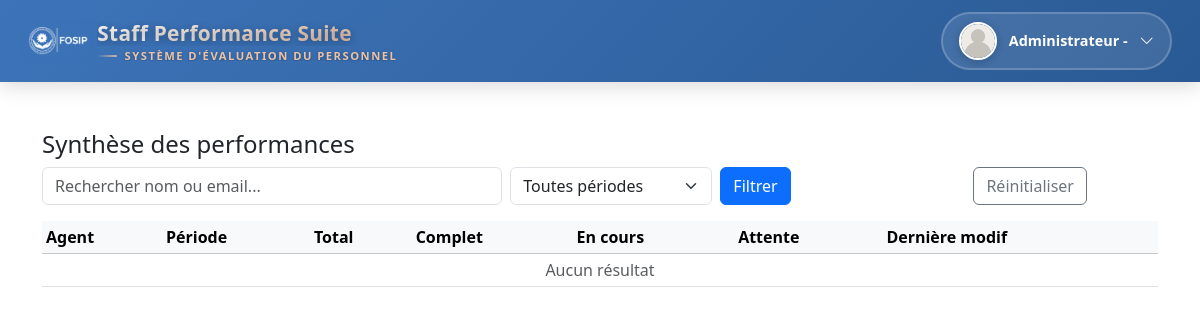
/pages/performances-summary.php?periode=2026-01 (signed in), run on an earlier commit of the app's database.
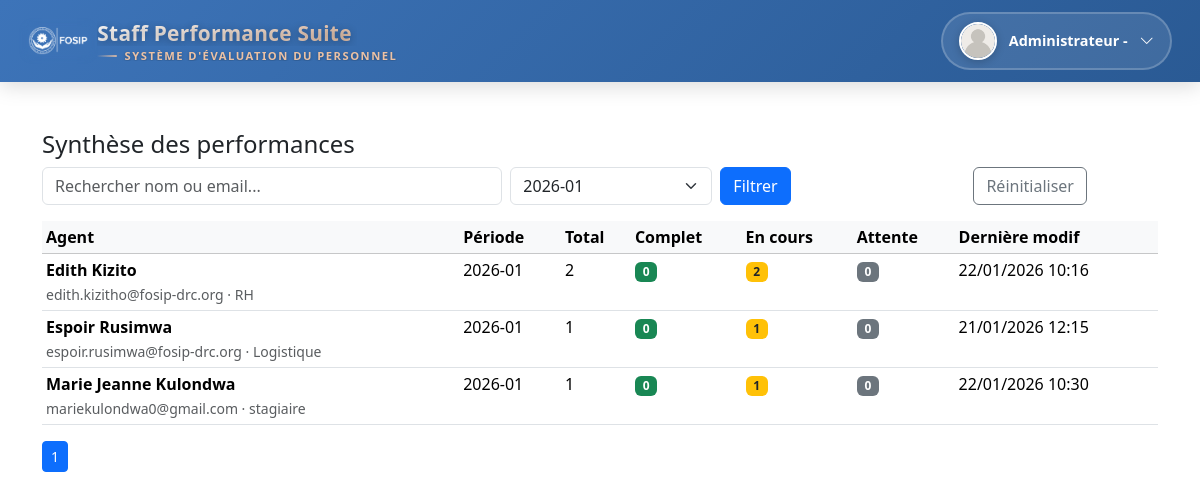
And on a later commit of the database.
### tables this page shows
CREATE TABLE `users` (
  `id` int NOT NULL,
  `nom` varchar(100) DEFAULT NULL,
  `post_nom` varchar(100) DEFAULT NULL,
  `email` varchar(100) DEFAULT NULL,
  `mot_de_passe` varchar(255) DEFAULT NULL,
  `role` enum('admin','staff','coordination','superviseur') NOT NULL,
  `fonction` varchar(100) DEFAULT NULL,
  `photo` varchar(255) DEFAULT NULL,
  `superviseur_id` int DEFAULT NULL
);

### pages/performances-summary.php (the view, shortened to what this page needs)
<?php
include('../includes/header.php');
function e($s) { return htmlspecialchars($s ?? '', ENT_QUOTES, 'UTF-8'); }
$q = $_GET['q'] ?? '';
$periode = $_GET['periode'] ?? '';
$page = max(1, intval($_GET['page'] ?? 1));
$perPage = 20;
$offset = ($page - 1) * $perPage;
$where = "1";
if ($periode !== '') {
  $periodeSafe = mysqli_real_escape_string($conn, $periode);
  $where .= " AND o.periode = '$periodeSafe'";
}
$countSql = "SELECT COUNT(DISTINCT u.id) AS total FROM users u JOIN objectifs o ON o.user_id = u.id WHERE $where";
$countRes = mysqli_query($conn, $countSql);
$total = mysqli_fetch_assoc($countRes)['total'] ?? 0;
$totalPages = ceil($total / $perPage);
$sql = "
  SELECT u.id, u.nom, u.post_nom, u.email, u.fonction,
    COUNT(o.id) AS total_objectifs,
    SUM(IF(o.statut='complet',1,0)) AS complet,
    SUM(IF(o.statut='encours',1,0)) AS encours,
    SUM(IF(o.statut='attente',1,0)) AS attente,
    MAX(o.periode) AS last_periode,
    MAX(o.updated_at) AS last_updated
  FROM users u
  JOIN objectifs o ON o.user_id = u.id
  WHERE $where
  GROUP BY u.id
  ORDER BY complet DESC, u.nom ASC
  LIMIT $offset, $perPage
";
$res = mysqli_query($conn, $sql);
$periodes = [];
$pq = mysqli_query($conn, "SELECT DISTINCT periode FROM objectifs ORDER BY periode DESC");
while ($row = mysqli_fetch_assoc($pq)) $periodes[] = $row['periode'];
?>
<div class="container mt-4">
  <h4>Synthèse des performances</h4>
  <form method="get" class="row g-2 mb-3">
    <div class="col-md-5">
      <input type="search" name="q" class="form-control" placeholder="Rechercher nom ou email..." value="<?= e($q) ?>">
    </div>
    <div class="col-md-3">
      <select name="periode" class="form-select">
        <option value="">Toutes périodes</option>
        <?php foreach ($periodes as $p): ?>
          <option value="<?= e($p) ?>" <?= $p === $periode ? 'selected' : '' ?>><?= e($p) ?></option>
        <?php endforeach; ?>
      </select>
    </div>
    <div class="col-md-2">
      <button class="btn btn-primary" type="submit">Filtrer</button>
    </div>
    <div class="col-md-2 text-end">
      <a href="admin-fiches.php" class="btn btn-outline-secondary">Réinitialiser</a>
    </div>
  </form>
  <table class="table table-sm table-hover">
    <thead class="table-light">
      <tr>
        <th>Agent</th>
        <th>Période</th>
        <th>Total</th>
        <th>Complet</th>
        <th>En cours</th>
        <th>Attente</th>
        <th>Dernière modif</th>
      </tr>
    </thead>
    <tbody>
      <?php if (mysqli_num_rows($res) === 0): ?>
        <tr><td colspan="7" class="text-center text-muted">Aucun résultat</td></tr>
      <?php else: while ($u = mysqli_fetch_assoc($res)): ?>
        <tr>
          <td>
            <strong><?= e($u['nom'].' '.$u['post_nom']) ?></strong><br>
            <small class="text-muted"><?= e($u['email']) ?> · <?= e($u['fonction']) ?></small>
          </td>
          <td><?= e($u['last_periode'] ?: '—') ?></td>
          <td><?= (int)$u['total_objectifs'] ?></td>
          <td><span class="badge bg-success"><?= (int)$u['complet'] ?></span></td>
          <td><span class="badge bg-warning text-dark"><?= (int)$u['encours'] ?></span></td>
          <td><span class="badge bg-secondary"><?= (int)$u['attente'] ?></span></td>
          <td><?= $u['last_updated'] ? e(date('d/m/Y H:i', strtotime($u['last_updated']))) : '—' ?></td>
        </tr>
      <?php endwhile; endif; ?>
    </tbody>
  </table>
  <nav>
    <ul class="pagination pagination-sm">
      <?php for ($p=1; $p<=$totalPages; $p++): ?>
        <li class="page-item <?= $p==$page ? 'active' : '' ?>">
          <a class="page-link" href="?<?= http_build_query(['q'=>$q,'periode'=>$periode,'page'=>$p]) ?>"><?= $p ?></a>
        </li>
      <?php endfor; ?>
    </ul>
  </nav>
</div>
<?php include('../includes/footer.php'); ?>

What changed in the data, as far as the page shows it:
added users: nom+post_nom "Edith Kizito", email "edith.kizitho@fosip-drc.org", fonction "RH", last_periode "2026-01", total_objectifs "2", complet "0", encours "2", attente "0", last_updated "22/01/2026 10:16"
added users: nom+post_nom "Espoir Rusimwa", email "espoir.rusimwa@fosip-drc.org", fonction "Logistique", last_periode "2026-01", total_objectifs "1", complet "0", encours "1", attente "0", last_updated "21/01/2026 12:15"
added users: nom+post_nom "Marie Jeanne Kulondwa", email "mariekulondwa0@gmail.com", fonction "stagiaire", last_periode "2026-01", total_objectifs "1", complet "0", encours "1", attente "0", last_updated "22/01/2026 10:30"
Also different on the page:
form field periode: "Toutes périodes" → "2026-01"
new list line: "1"
text no longer shown: "Aucun résultat"
